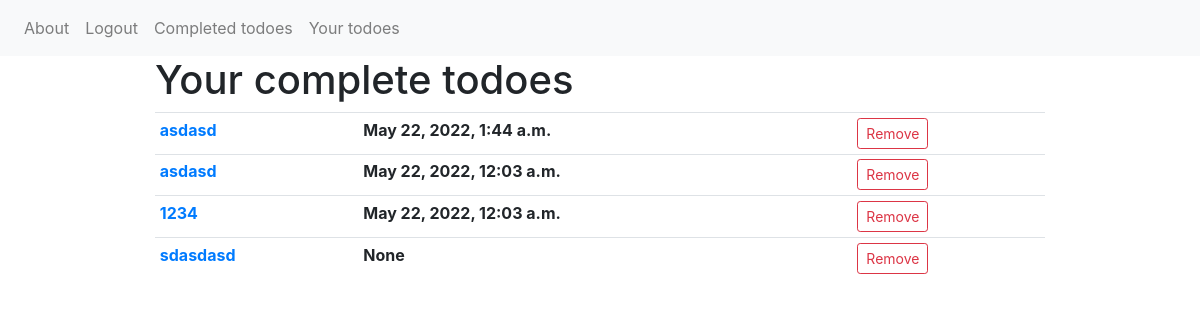
The app's page /todoes/completed_todoes/ (signed in), older data.
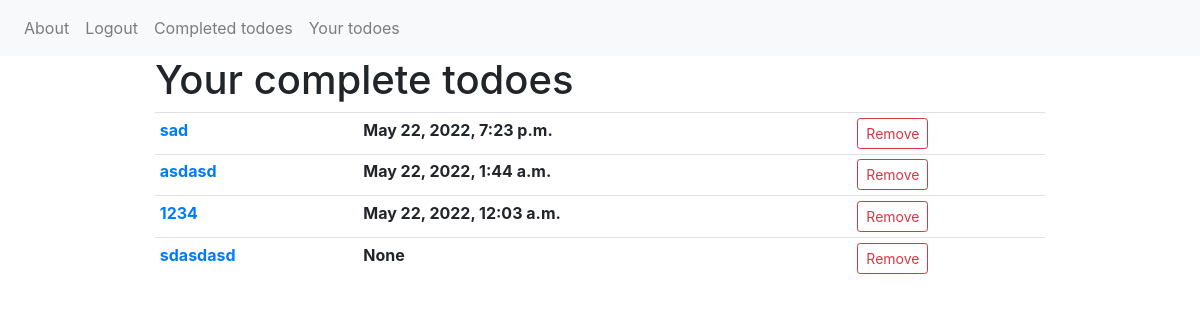
The same page, newer data.
### todolist/models.py (models this page shows)
class Todo(models.Model):
    title = models.CharField(max_length=200, blank=True)
    body = models.CharField(max_length=2000, blank=True)
    timestamp_create = models.DateTimeField(auto_now_add=True)
    timestamp_todo = models.DateTimeField(blank=True)
    timestamp_done = models.DateTimeField(null=True)
    status = models.BooleanField(default=False)
    user = models.ForeignKey(User, on_delete=models.CASCADE)

### todolist/views.py (the view)
# urls.py: path('todoes/completed_todoes/', CompleteTodoesPage.as_view(), name='completed_todoes'),
class CompleteTodoesPage(View, DataMixin, LoginRequiredMixin):
    template_name = 'todolist/complete_todoes.html'
    title = 'Complete todoes'
    def get(self, request):
        compl_todoes = Todo.objects.filter(user_id=request.user.id, status=True).order_by('-timestamp_done')
        return render(request, self.template_name, {'menu': self.logged_menu,
                                                    'title': self.title,
                                                    'todoes': compl_todoes})

### todolist/templates/todolist/complete_todoes.html (shortened to what this page needs)
{% extends 'todolist/base.html' %}
{% block content %}
<h1>Your complete todoes</h1>
<table class="table table-sm">
    <tbody>
    {% if todoes %}
    {% for todo in todoes %}
    <tr>
        <th scope="col"><a href="{% url 'todo' todo.pk %}">{{todo.title}}</a></th>
        <th scope="col">{{todo.timestamp_done}}</th>
        <th scope="col">
            <form action="{% url 'remove_todo'%}" method="post">
                <button type="submit" class="btn btn-outline-danger btn-sm" name="remove_todo">Remove</button>
            </form>
        </th>
    </tr>
    {% endfor %}
    {% endif %}
    </tbody>
</table>
{% endblock %}

Row changes from the older to the newer data that the page shows:
removed Todo: title "asdasd", timestamp_done "May 22, 2022, 12:03 a.m."
now on this page (row edited): Todo: title "sad", timestamp_done "May 22, 2022, 7:23 p.m."
